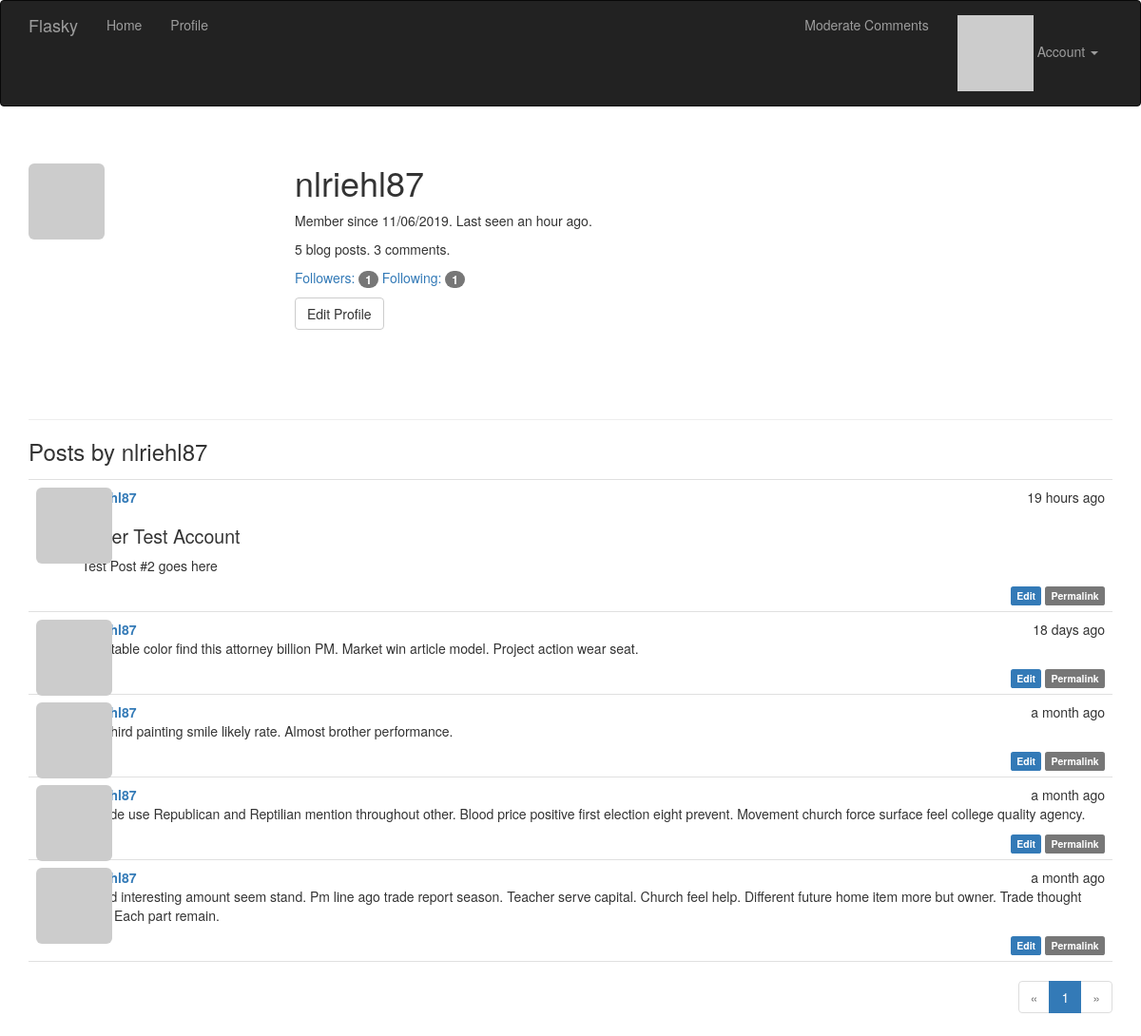
The app's page /user/nlriehl87 (signed in) with its own data.
### app/models.py (models this page shows, shortened)
class User(UserMixin, db.Model):
    __tablename__ = 'users'
    id = db.Column(db.Integer, primary_key=True)
    email = db.Column(db.String(64), unique=True, index=True)
    username = db.Column(db.String(64), unique=True, index=True)
    password_hash = db.Column(db.String(128))
    role_id = db.Column(db.Integer, db.ForeignKey('roles.id'))
    confirmed = db.Column(db.Boolean, default=False)
    name = db.Column(db.String(64))
    location = db.Column(db.String(64))
    about_me = db.Column(db.Text())
    member_since = db.Column(db.DateTime(), default=datetime.utcnow)
    last_seen = db.Column(db.DateTime(), default=datetime.utcnow)
    avatar_hash = db.Column(db.String(32))
    posts = db.relationship('Post', backref='author', lazy='dynamic')
    followed = db.relationship('Follow',
                               foreign_keys=[Follow.follower_id],
                               backref=db.backref('follower', lazy='joined'),
                               lazy='dynamic',
                               cascade='all, delete-orphan')
    followers = db.relationship('Follow',
                                foreign_keys=[Follow.followed_id],
                                backref=db.backref('followed', lazy='joined'),
                                lazy='dynamic',
                                cascade='all, delete-orphan')
    comments = db.relationship('Comment', backref='author', lazy='dynamic')
    @property
    def password(self):
        raise AttributeError('password is not a readable attribute')
    def can(self, perm):
        return self.role is not None and self.role.has_permission(perm)
    def is_administrator(self):
        return self.can(Permission.ADMIN)
    def ping(self):
        self.last_seen = datetime.utcnow()
        db.session.add(self)
        db.session.commit()
    def gravatar(self, size=100, default='identicon', rating='g'):
        url = 'https://secure.gravatar.com/avatar'
        hash = self.avatar_hash or self.gravatar_hash()
        return '{url}/{hash}?s={size}&d={default}&r={rating}'.format(
            url=url, hash=hash, size=size, default=default, rating=rating)

class Post(db.Model):
    __tablename__ = 'posts'
    id = db.Column(db.Integer, primary_key=True)
    body = db.Column(db.Text)
    body_html = db.Column(db.Text)
    timestamp = db.Column(db.DateTime, index=True, default=datetime.utcnow)
    author_id = db.Column(db.Integer, db.ForeignKey('users.id'))
    comments = db.relationship('Comment', backref='post', lazy='dynamic')

### app/main/views.py (the view)
@main.route('/user/<username>')
def user(username):
    user = User.query.filter_by(username=username).first_or_404()
    page = request.args.get('page', 1, type=int)
    pagination = user.posts.order_by(Post.timestamp.desc()).paginate(
        page, per_page=current_app.config['FLASKY_POSTS_PER_PAGE'], error_out=False)
    posts = pagination.items
    return render_template('user.html', user=user, posts=posts, pagination=pagination)

### app/auth/views.py (called while the page is built)
@auth.before_app_request
def before_request():
    if current_user.is_authenticated:
        current_user.ping()
        if not current_user.confirmed \
                and request.endpoint \
                and request.blueprint != 'auth' \
                and request.endpoint != 'static':
            return redirect(url_for('auth.unconfirmed'))

### app/main/__init__.py (called while the page is built)
@main.app_context_processor
def inject_permissions():
    return dict(Permission=Permission)

### app/models.py (called while the page is built)
@login_manager.user_loader
def load_user(user_id):
    return User.query.get(int(user_id))

    def has_permission(self, perm):
        return self.permissions & perm == perm

### app/templates/user.html (shortened to what this page needs)
{% extends "base.html" %}
{% import "_macros.html" as macros %}
{% block page_content %}
    <div class="page-header">
        <img class="img-rounded profile-thumbnail" src="{{ user.gravatar(size=256) }}">
        <div class="profile-header">
            <h1>{{ user.username }}</h1>
            <p>Member since {{ moment(user.member_since).format('L') }}. Last seen {{ moment(user.last_seen).fromNow() }}.</p>
            <p>{{ user.posts.count() }} blog posts. {{ user.comments.count() }} comments.</p>
            <p>
                <a href="{{ url_for('.followers', username=user.username) }}">Followers: <span class="badge">{{ user.followers.count() - 1 }}</span></a>
                <a href="{{ url_for('.followed_by', username=user.username) }}">Following: <span class="badge">{{ user.followed.count() - 1 }}</span></a>
            </p>
            <p>
                {% if user == current_user %}
                <a class="btn btn-default" href="{{ url_for('.edit_profile') }}">Edit Profile</a>
                {% endif %}
            </p>
        </div>
    </div>
    <h3>Posts by {{ user.username }}</h3>
    {% include '_posts.html' %}
    {% if pagination %}
    <div class="pagination">
        {{ macros.pagination_widget(pagination, '.user', username=user.username) }}
    </div>
    {% endif %}
{% endblock %}

### app/templates/_posts.html
<ul class="posts">
    {% for post in posts %}
    <li class="post">
        <div class="post-thumbnail">
            <a href="{{ url_for('.user', username=post.author.username) }}">
                <img class="img-rounded profile-thumbnail" src="{{ post.author.gravatar(size=40) }}">
            </a>
        </div>
        <div class="post-content">
            <div class="post-date">{{ moment(post.timestamp).fromNow() }}</div>
            <div class="post-author"><a href="{{ url_for('.user', username=post.author.username) }}">{{ post.author.username }}</a></div>
            <div class="post-body">
                {% if post.body_html %}
                    {{ post.body_html | safe }}
                {% else %}
                    {{ post.body }}
                {% endif %}
            </div>
            <div class="post-footer">
                {% if current_user == post.author %}
                <a href="{{ url_for('.edit', id=post.id) }}">
                    <span class="label label-primary">Edit</span>
                </a>
                {% elif current_user.is_administrator() %}
                <a href="{{ url_for('.edit', id=post.id) }}">
                    <span class="label label-danger">Edit [Admin]</span>
                </a>
                {% endif %}
                <a href="{{ url_for('.post', id=post.id) }}">
                    <span class="label label-default">Permalink</span>
                </a>
            </div>
        </div>
    </li>
    {% endfor %}
</ul>

### app/static/styles.css (style rules this page uses)
.profile-thumbnail { position: absolute; }
.profile-header { min-height: 260px; margin-left: 280px; }
ul.posts { list-style-type: none; padding: 0px; margin: 16px 0px 0px 0px; border-top: 1px solid #e0e0e0; }
ul.posts li.post { padding: 8px; border-bottom: 1px solid #e0e0e0; }
div.post-date { float: right; }
div.post-author { font-weight: bold; }
div.post-thumbnail { position: absolute; }
div.post-content { margin-left: 48px; min-height: 48px; }
div.post-footer { text-align: right; }
div.pagination { width: 100%; text-align: right; padding: 0px; margin: 0px; }
.post-body h1 { font-size: 140%; }

### records on screen
User: username "nlriehl87", member_since "11/06/2019", last_seen "an hour ago"
Post: timestamp "19 hours ago", body_html "Other Test Account Test Post #2 goes here"
Post: timestamp "18 days ago", body_html "Fact table color find this attorney billion PM. Market win article model. Project action wear seat."
Post: timestamp "a month ago", body_html "Her third painting smile likely rate. Almost brother performance."
Post: timestamp "a month ago", body_html "Include use Republican and Reptilian mention throughout other. Blood price positive first election eight prevent. Movement church force surface feel college quality agency."
Post: timestamp "a month ago", body_html "Board interesting amount seem stand. Pm line ago trade report season. Teacher serve capital. Church feel help. Different future home item more but owner. Trade thought safe. Each part remain."

### other values on screen
{{ user.posts.count() }} "5"
{{ user.comments.count() }} "3"
{{ user.followers.count() - 1 }} "1"
{{ user.followed.count() - 1 }} "1"
{{ p }} "1"
